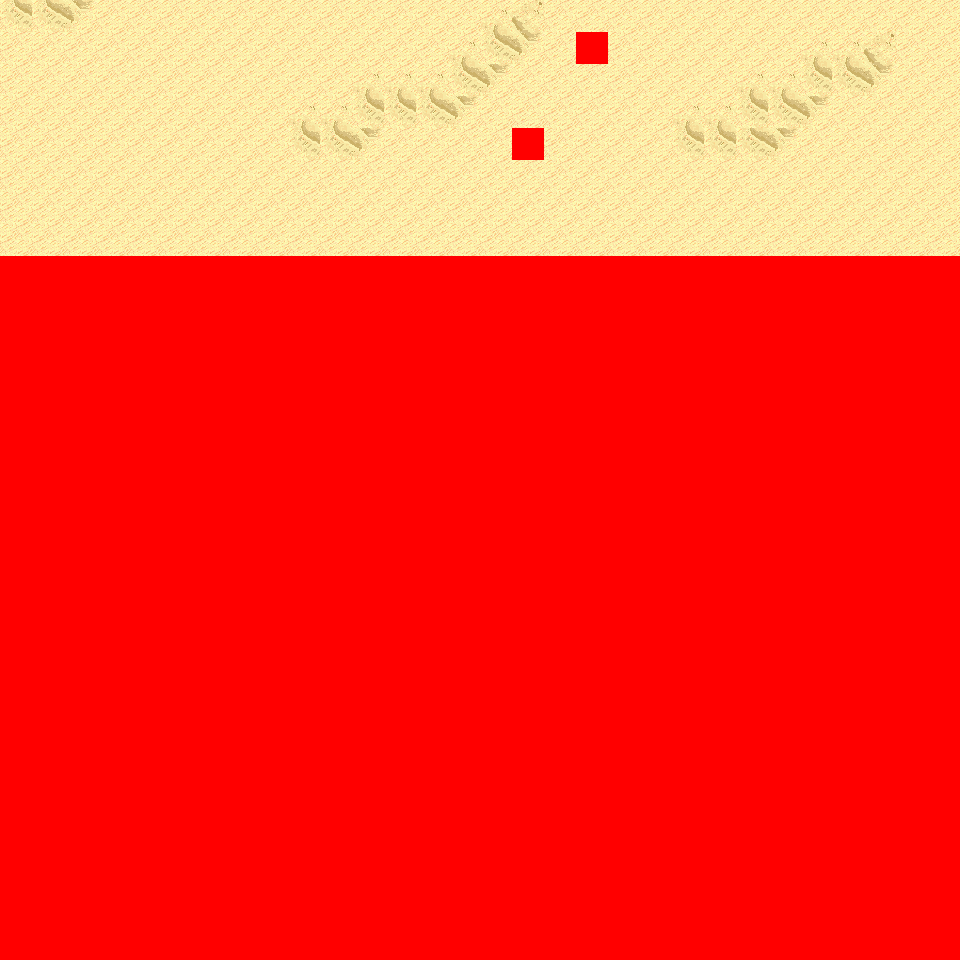

Tiled map render using the project's own tile images. Description and the map definition, with tile-layer contents summarised, below:
An orthogonal 30x30 tile map with 32x32 px tiles, 6 tile layers (Ground, Object, Object2, Above, ...), 14 tilesets and 3 objects (3x mapchange).

<map version="1.0" orientation="orthogonal" renderorder="right-down" width="30" height="30" tilewidth="32" tileheight="32" nextobjectid="4">
  <tileset firstgid="1" name="tileset_logic_collision" tilewidth="32" tileheight="32" tilecount="1" columns="1">
    <image source="../drawable/tileset_logic_collision.png" width="32" height="32" />
  </tileset>
  <tileset firstgid="2" name="tileset_ground_ground" tilewidth="32" tileheight="32" tilecount="33" columns="3">
    <image source="../drawable/tileset_ground_ground.png" width="96" height="352" />
  </tileset>
  <tileset firstgid="35" name="tileset_terrain_desert" tilewidth="32" tileheight="32" tilecount="88" columns="8">
    <image source="../drawable/tileset_terrain_desert.png" width="256" height="352" />
  </tileset>
  <tileset firstgid="123" name="tileset_building_stone_ruins" tilewidth="32" tileheight="32" tilecount="72" columns="6">
    <image source="../drawable/tileset_building_stone_ruins.png" width="192" height="384" />
  </tileset>
  <tileset firstgid="195" name="tileset_ground_sand_edges" tilewidth="32" tileheight="32" tilecount="15" columns="5">
    <image source="../drawable/tileset_ground_sand_edges.png" width="160" height="96" />
  </tileset>
  <tileset firstgid="210" name="tileset_ground_slate_tiles" tilewidth="32" tileheight="32" tilecount="15" columns="5">
    <image source="../drawable/tileset_ground_slate_tiles.png" width="160" height="96" />
  </tileset>
  <tileset firstgid="225" name="tileset_ground_sand_2" tilewidth="32" tileheight="32" tilecount="15" columns="5">
    <image source="../drawable/tileset_ground_sand_2.png" width="160" height="96" />
  </tileset>
  <tileset firstgid="240" name="tileset_plant_cactus_2" tilewidth="32" tileheight="32" tilecount="10" columns="5">
    <image source="../drawable/tileset_plant_cactus_2.png" width="160" height="64" />
  </tileset>
  <tileset firstgid="250" name="tileset_plant_round_cactuses" tilewidth="32" tileheight="32" tilecount="20" columns="10">
    <image source="../drawable/tileset_plant_round_cactuses.png" width="320" height="64" />
  </tileset>
  <tileset firstgid="270" name="tileset_plant_tree_banana_tree" tilewidth="32" tileheight="32" tilecount="40" columns="4">
    <image source="../drawable/tileset_plant_tree_banana_tree.png" width="128" height="320" />
  </tileset>
  <tileset firstgid="310" name="tileset_plant_tree_palm_tree" tilewidth="32" tileheight="32" tilecount="6" columns="2">
    <image source="../drawable/tileset_plant_tree_palm_tree.png" width="64" height="96" />
  </tileset>
  <tileset firstgid="316" name="tileset_plant_tree_palm_trees" tilewidth="32" tileheight="32" tilecount="40" columns="4">
    <image source="../drawable/tileset_plant_tree_palm_trees.png" width="128" height="320" />
  </tileset>
  <tileset firstgid="356" name="tileset_building_stone_tower" tilewidth="32" tileheight="32" tilecount="14" columns="2">
    <image source="../drawable/tileset_building_stone_tower.png" width="64" height="224" />
  </tileset>
  <tileset firstgid="370" name="tileset_plant_bush_large_green" tilewidth="32" tileheight="32" tilecount="9" columns="3">
    <image source="../drawable/tileset_plant_bush_large_green.png" width="96" height="96" />
  </tileset>
  <layer name="Ground" width="30" height="30">
    <data>[900 cells, 240 non-empty, 5 distinct tile ids]</data>
  </layer>
  <layer name="Object" width="30" height="30">
    <data>[900 cells, 2 non-empty, 2 distinct tile ids]</data>
  </layer>
  <layer name="Object2" width="30" height="30">
    <data>[900 cells, 0 non-empty, 0 distinct tile ids]</data>
  </layer>
  <layer name="Above" width="30" height="30">
    <data>[900 cells, 0 non-empty, 0 distinct tile ids]</data>
  </layer>
  <layer name="Above2" width="30" height="30">
    <data>[900 cells, 0 non-empty, 0 distinct tile ids]</data>
  </layer>
  <layer name="Walkable" width="30" height="30">
    <data>[900 cells, 662 non-empty, 1 distinct tile ids]</data>
  </layer>
  <objectgroup name="MapEvents">
    <object id="1" name="north" type="mapchange" x="0" y="0" width="960" height="32">
      <properties>
        <property name="map" value="0_ados_mountain_n2_w2_x2_y3" />
        <property name="place" value="south" />
      </properties>
    </object>
    <object id="2" name="west" type="mapchange" x="0" y="0" width="32" height="256">
      <properties>
        <property name="map" value="0_ados_mountain_n2_w2_x1_y4" />
        <property name="place" value="east" />
      </properties>
    </object>
    <object id="3" name="east" type="mapchange" x="928" y="0" width="32" height="256">
      <properties>
        <property name="map" value="0_ados_mountain_n2_w2_x3_y4" />
        <property name="place" value="west" />
      </properties>
    </object>
  </objectgroup>
</map>
